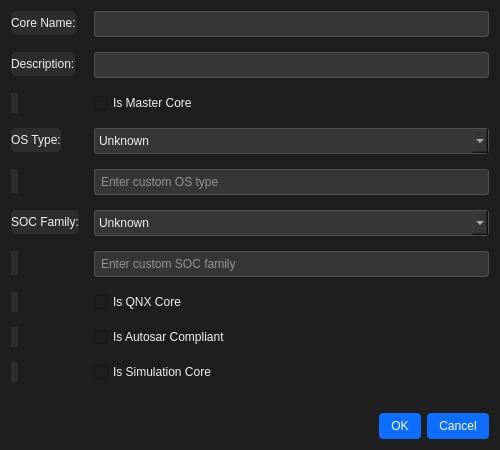
<?xml version="1.0" encoding="UTF-8"?>
<ui version="4.0">
 <class>CorePropertiesDialog</class>
 <widget class="QDialog" name="CorePropertiesDialog">
  <property name="geometry">
   <rect>
    <x>0</x>
    <y>0</y>
    <width>500</width>
    <height>450</height>
   </rect>
  </property>
  <property name="windowTitle">
   <string>Core Properties</string>
  </property>
  <property name="styleSheet">
   <string notr="true">/* Dark theme stylesheet */
QDialog, QWidget {
    background-color: #1e1e1e;
    color: #f0f0f0;
}

QLabel {
    color: #f0f0f0;
}

QFrame {
    background-color: #2d2d2d;
    border-radius: 5px;
}

QPushButton {
    background-color: #0d6efd;
    color: white;
    border: none;
    padding: 6px 12px;
    border-radius: 4px;
}

QPushButton:hover {
    background-color: #0b5ed7;
}

QPushButton:pressed {
    background-color: #0a58ca;
}

QLineEdit, QPlainTextEdit, QSpinBox, QDoubleSpinBox, QComboBox {
    background-color: #363636;
    border: 1px solid #505050;
    color: #f0f0f0;
    padding: 4px;
    border-radius: 3px;
}

QLineEdit:focus, QPlainTextEdit:focus, QSpinBox:focus, QDoubleSpinBox:focus, QComboBox:focus {
    border: 1px solid #0d6efd;
}

QGroupBox {
    border: 1px solid #505050;
    border-radius: 5px;
    margin-top: 1ex;
    font-weight: bold;
}

QGroupBox::title {
    subcontrol-origin: margin;
    subcontrol-position: top center;
    padding: 0 5px;
    color: #f0f0f0;
}

QCheckBox {
    color: #f0f0f0;
}

QDialogButtonBox {
    background-color: #1e1e1e;
    border-top: 1px solid #505050;
    padding-top: 15px;
}</string>
  </property>
  <layout class="QVBoxLayout" name="main_layout">
   <item>
    <layout class="QFormLayout" name="form_layout">
     <property name="spacing">
      <number>15</number>
     </property>
     <item row="0" column="0">
      <widget class="QLabel" name="name_label">
       <property name="text">
        <string>Core Name:</string>
       </property>
      </widget>
     </item>
     <item row="0" column="1">
      <widget class="QLineEdit" name="name_edit"/>
     </item>
     <item row="1" column="0">
      <widget class="QLabel" name="description_label">
       <property name="text">
        <string>Description:</string>
       </property>
      </widget>
     </item>
     <item row="1" column="1">
      <widget class="QLineEdit" name="description_edit"/>
     </item>
     <item row="2" column="0">
      <widget class="QLabel" name="empty_label_1">
       <property name="text">
        <string/>
       </property>
      </widget>
     </item>
     <item row="2" column="1">
      <widget class="QCheckBox" name="master_checkbox">
       <property name="text">
        <string>Is Master Core</string>
       </property>
      </widget>
     </item>
     <item row="3" column="0">
      <widget class="QLabel" name="os_label">
       <property name="text">
        <string>OS Type:</string>
       </property>
      </widget>
     </item>
     <item row="3" column="1">
      <widget class="QComboBox" name="os_combo">
       <item>
        <property name="text">
         <string>Unknown</string>
        </property>
       </item>
       <item>
        <property name="text">
         <string>Linux</string>
        </property>
       </item>
       <item>
        <property name="text">
         <string>QNX</string>
        </property>
       </item>
       <item>
        <property name="text">
         <string>AUTOSAR</string>
        </property>
       </item>
       <item>
        <property name="text">
         <string>FreeRTOS</string>
        </property>
       </item>
       <item>
        <property name="text">
         <string>Windows</string>
        </property>
       </item>
       <item>
        <property name="text">
         <string>Other</string>
        </property>
       </item>
      </widget>
     </item>
     <item row="4" column="0">
      <widget class="QLabel" name="empty_label_2">
       <property name="text">
        <string/>
       </property>
      </widget>
     </item>
     <item row="4" column="1">
      <widget class="QLineEdit" name="custom_os_edit">
       <property name="visible">
        <bool>false</bool>
       </property>
       <property name="placeholderText">
        <string>Enter custom OS type</string>
       </property>
      </widget>
     </item>
     <item row="5" column="0">
      <widget class="QLabel" name="soc_family_label">
       <property name="text">
        <string>SOC Family:</string>
       </property>
      </widget>
     </item>
     <item row="5" column="1">
      <widget class="QComboBox" name="soc_family_combo">
       <item>
        <property name="text">
         <string>Unknown</string>
        </property>
       </item>
       <item>
        <property name="text">
         <string>TI</string>
        </property>
       </item>
       <item>
        <property name="text">
         <string>Tricore</string>
        </property>
       </item>
       <item>
        <property name="text">
         <string>NXP</string>
        </property>
       </item>
       <item>
        <property name="text">
         <string>Intel</string>
        </property>
       </item>
       <item>
        <property name="text">
         <string>AMD</string>
        </property>
       </item>
       <item>
        <property name="text">
         <string>ARM</string>
        </property>
       </item>
       <item>
        <property name="text">
         <string>Other</string>
        </property>
       </item>
      </widget>
     </item>
     <item row="6" column="0">
      <widget class="QLabel" name="empty_label_3">
       <property name="text">
        <string/>
       </property>
      </widget>
     </item>
     <item row="6" column="1">
      <widget class="QLineEdit" name="custom_soc_family_edit">
       <property name="visible">
        <bool>false</bool>
       </property>
       <property name="placeholderText">
        <string>Enter custom SOC family</string>
       </property>
      </widget>
     </item>
     <item row="7" column="0">
      <widget class="QLabel" name="empty_label_4">
       <property name="text">
        <string/>
       </property>
      </widget>
     </item>
     <item row="7" column="1">
      <widget class="QCheckBox" name="qnx_checkbox">
       <property name="text">
        <string>Is QNX Core</string>
       </property>
      </widget>
     </item>
     <item row="8" column="0">
      <widget class="QLabel" name="empty_label_5">
       <property name="text">
        <string/>
       </property>
      </widget>
     </item>
     <item row="8" column="1">
      <widget class="QCheckBox" name="autosar_checkbox">
       <property name="text">
        <string>Is Autosar Compliant</string>
       </property>
      </widget>
     </item>
     <item row="9" column="0">
      <widget class="QLabel" name="empty_label_6">
       <property name="text">
        <string/>
       </property>
      </widget>
     </item>
     <item row="9" column="1">
      <widget class="QCheckBox" name="sim_checkbox">
       <property name="text">
        <string>Is Simulation Core</string>
       </property>
      </widget>
     </item>
    </layout>
   </item>
   <item>
    <spacer name="verticalSpacer">
     <property name="orientation">
      <enum>Qt::Vertical</enum>
     </property>
     <property name="sizeHint" stdset="0">
      <size>
       <width>20</width>
       <height>40</height>
      </size>
     </property>
    </spacer>
   </item>
   <item>
    <layout class="QHBoxLayout" name="button_layout">
     <item>
      <spacer name="horizontalSpacer">
       <property name="orientation">
        <enum>Qt::Horizontal</enum>
       </property>
       <property name="sizeHint" stdset="0">
        <size>
         <width>40</width>
         <height>20</height>
        </size>
       </property>
      </spacer>
     </item>
     <item>
      <widget class="QPushButton" name="ok_button">
       <property name="text">
        <string>OK</string>
       </property>
      </widget>
     </item>
     <item>
      <widget class="QPushButton" name="cancel_button">
       <property name="text">
        <string>Cancel</string>
       </property>
      </widget>
     </item>
    </layout>
   </item>
  </layout>
 </widget>
 <resources/>
 <connections/>
</ui>
